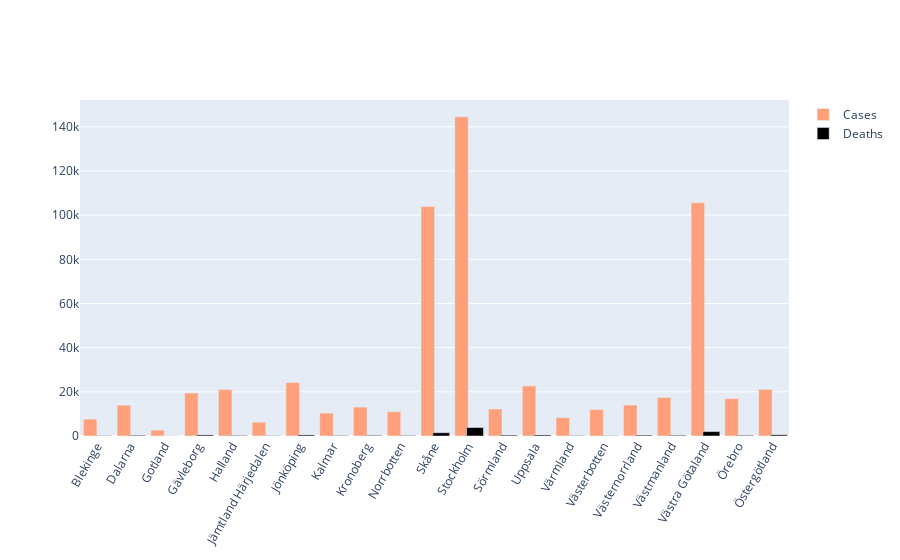

Notebook code cell kept with this figure:
### Code cell
import pandas as pd 
import plotly.graph_objects as go

df = pd.read_csv("Regional_Totals_Data.csv")

regioner = df['Region']

fig = go.Figure()
fig.add_trace(go.Bar(
    x=regioner,
    y=df["Total_Cases"],
    name='Cases',
    marker_color='lightsalmon'
))

fig.add_trace(go.Bar(
    x=regioner,
    y=df["Total_Deaths"],
    name='Deaths',
    marker_color='black', width= .5
))

fig.update_layout(barmode='group', xaxis_tickangle=-60)
fig.show()

### Figure 1 — Plotly figure (JSON) as saved in the notebook; plotly's stock layout.template omitted (floating-point values rounded to 4 significant figures)
{"data": [{"marker": {"color": "lightsalmon"}, "name": "Cases", "type": "bar", "x": ["Blekinge", "Dalarna", "Gotland", "Gävleborg", "Halland", "Jämtland Härjedalen", "Jönköping", "Kalmar", "Kronoberg", "Norrbotten", "Skåne", "Stockholm", "Sörmland", "Uppsala", "Värmland", "Västerbotten", "Västernorrland", "Västmanland", "Västra Götaland", "Örebro", "Östergötland"], "y": [7646, 13942, 2650, 19426, 21052, 6249, 24236, 10391, 13080, 10977, 103958, 144522, 12214, 22684, 8320, 11957, 14034, 17408, 105596, 16934, 21135]}, {"marker": {"color": "black"}, "name": "Deaths", "type": "bar", "width": 0.5, "x": ["Blekinge", "Dalarna", "Gotland", "Gävleborg", "Halland", "Jämtland Härjedalen", "Jönköping", "Kalmar", "Kronoberg", "Norrbotten", "Skåne", "Stockholm", "Sörmland", "Uppsala", "Värmland", "Västerbotten", "Västernorrland", "Västmanland", "Västra Götaland", "Örebro", "Östergötland"], "y": [112, 302, 44, 482, 254, 100, 486, 207, 284, 212, 1474, 3820, 389, 467, 162, 123, 387, 311, 1993, 285, 534]}], "layout": {"barmode": "group", "xaxis": {"tickangle": -60}}}
